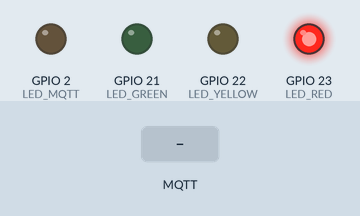
Bench run of a sketch on a simulated ESP32. On the bench: output pins drawn as LEDs (lit = HIGH). The inputs (shaded band) are chosen by the test bench. WiFi joins after 1.5 s; servers stay silent unless stated; uploads are accepted with an empty reply; random numbers use the default seed unless the sketch sets one; EEPROM starts erased; no MQTT or app messages arrive unless stated; what the sketch prints to the serial monitor is not drawn.

Above: at 13.7 s.
13.8 s: MQTT message "1" arrives on the first subscribed topic
At 15.2 s:
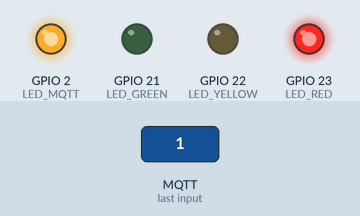
20.7 s: MQTT message "0" arrives on the first subscribed topic
At 22.3 s:
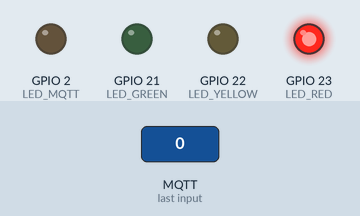
Timing chart, 0 to 23.5 s (numbered marks = the images above; inputs shaded):
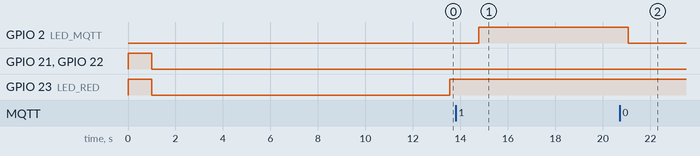

Measured:
- after the input at 13.8 s, GPIO 2 (LED_MQTT): LOW → HIGH after 0.97 s
- after the input at 20.7 s, GPIO 2 (LED_MQTT): HIGH → LOW after 0.36 s

The sketch:

CO2_LCA_RELE.ino
```cpp
// Inclusão das bibliotecas
#include <WiFi.h>
#include <PubSubClient.h>
#include <WiFiClientSecure.h>
#include <WebServer.h>
#include <Preferences.h>
#include <HTTPClient.h>
#include <ArduinoJson.h>

// Pinos para comunicação com o sensor de CO2
#define RXD2 16
#define TXD2 17

String ips[] = {"192.168.1.101", "192.168.1.102", "192.168.1.103"};
String ids[] = {"ESP_B8670D", "ESP_AF3FE7", "ESP_B2492D"};

String estados[] = {"off", "off", "off"};
String leitura_estados[] = {"off", "off", "off"};
String estados_atuais[] = {"off", "off", "off"};
String estados_anteriores[] = {"off", "off", "off"};

Preferences preferences;  // Armazena credenciais Wi-Fi na memória flash

// Configurações MQTT
const char* mqtt_server = "192.168.0.137";     // IP do Broker Mosquitto
const char* command_topic = "COMANDO-LCA";  //Tópico para leitura do sinal de comando
String publish_topic = "CO2-LCA";      //Tópico para envio dos dados obtidos
WiFiClientSecure espClient;
PubSubClient client(espClient); //mudou aqui


String ssid;
String password;


int CO2 = 0;
bool botao = false;  // Estado do botão via MQTT

// Definição dos pinos dos LEDs
#define LED_GREEN 21
#define LED_YELLOW 22
#define LED_RED 23
#define LED_MQTT 2  // LED controlado pelo MQTT

// Controle do tempo para substituir o delay
unsigned long previousLoopMillis = 0;
unsigned long previousSendMillis = 0;
unsigned long previusManualMillis = 0;

const long sendInterval = 10000;  // Intervalo de 5 segundos para enviar as mensagens
const long loopInterval = 2500;
const long manualInterval = 2*10000*60; //20minutos de modo manual

int histerese = 20;
int leiturasInvalidas = 0;
bool manual = false;
// Função para capturar os dados do sensor de CO₂
int gas_concentration_uart() {
  byte addArray[] = { 0xFF, 0x01, 0x86, 0x00, 0x00, 0x00, 0x00, 0x00, 0x79 };  //A leitura do nível é feita nestes endereços
  char dataValue[9];

  Serial2.write(addArray, 9);
  Serial2.readBytes(dataValue, 9);

  int resHigh = (int)dataValue[2];
  int resLow = (int)dataValue[3];
  return (resHigh * 256) + resLow;
}

// Função para processar mensagens recebidas do MQTT - Acionamento
void callback(char* topic, byte* payload, unsigned int length) {
  Serial.print("Mensagem recebida no tópico: ");
  Serial.println(topic);

  String message;
  for (unsigned int i = 0; i < length; i++) {
    message += (char)payload[i];
  }

  Serial.print("Mensagem: ");
  Serial.println(message);

  // Verifica o tópico COMANDO-SALA1 e altera o LED de acordo com a mensagem
  if (String(topic) == command_topic) {
    if (message == "1") {
      digitalWrite(LED_MQTT, HIGH);  // Liga o LED MQTT
      manual = true;
    } else if (message == "0") {
      digitalWrite(LED_MQTT, LOW);  // Desliga o LED MQTT
      manual = false;
    }
  }
}

// Função para conectar ao MQTT
void reconnect() { //mudou toda funcao
  Serial.print("Conectando ao broker MQTT seguro... ");
  String clientId = "ESP32Client-" + String(random(0xffff), HEX);
  if (client.connect(clientId.c_str(), "teste123", "Teste123")) {
    Serial.println("Conectado com sucesso!");
    client.subscribe(command_topic);
  } else {
    Serial.print("Falha. Código: ");
    Serial.print(client.state());
    Serial.println(" Tentando novamente em 2 segundos...");
    delay(2000);
    return;
  }
}

// Essa função permite a troca de rede wifi pela serial
// Quando ligar, tem 5s para reponder se quer ou não trocar a rede
// Se aceitar, é só enviar o nome da rede (SSID) e depois a senha
void changeWiFiCredentials() {
  Serial.println("\nTrocar rede padrão? (s/n) - Aguarde 5s para ignorar.");

  unsigned long startTime = millis();
  char resposta = '\0';

  // Espera por uma resposta ou timeout de 5 segundos
  while (millis() - startTime < 5000) {
    if (Serial.available()) {
      resposta = Serial.read();
      break;
    }
  }

  if (resposta != 's' && resposta != 'S') {
    Serial.println("Tempo expirado ou resposta inválida. Mantendo rede atual.");
    return;
  }

  // Limpa o buffer da serial para evitar leitura incorreta
  while (Serial.available()) {
    Serial.read();
  }

  Serial.println("Digite o novo SSID:");
  while (!Serial.available())
    ;
  String newSSID = Serial.readStringUntil('\n');
  newSSID.trim();


  Serial.println("Digite a nova senha:");
  while (!Serial.available())
    ;
  String newPassword = Serial.readStringUntil('\n');
  newPassword.trim();

  // Salvar novas credenciais na memória flash
  preferences.begin("wifi", false);
  preferences.putString("ssid", newSSID);
  preferences.putString("password", newPassword);
  preferences.end();

  Serial.println("Novas credenciais salvas! Reiniciando...");
  ESP.restart();
}

// Essa função faz a conexão com a rede wifi usando as informações guardadas na memória
void connectWiFi() {
  Serial.print("Conectando ao Wi-Fi: ");
  Serial.println(ssid);

  WiFi.begin(ssid.c_str(), password.c_str());

  unsigned long startAttemptTime = millis();
  while (WiFi.status() != WL_CONNECTED && millis() - startAttemptTime < 15000) {
    delay(500);
    Serial.print("...");
  }

  if (WiFi.status() == WL_CONNECTED) {
    Serial.println("\nConectado!");
    Serial.print("IP do ESP32: ");
    Serial.println(WiFi.localIP());
  } else {
    Serial.println("\nFalha ao conectar! Verifique as credenciais.");
  }
}
// Função para verificação do estado de um relé
void consultarEstadosSonoff() {
  for (int i = 0; i < 3; i++) {
    estados_anteriores[i]=estados_atuais[i];
    HTTPClient http;
    http.setTimeout(1000);
    String url = "http://" + ips[i] + ":8081/zeroconf/info";
    String body = "{\"deviceid\":\"" + ids[i] + "\",\"data\":{}}";

    http.begin(url);
    http.addHeader("Content-Type", "application/json");
    int httpCode = http.POST(body);

    if (httpCode >= 200 && httpCode < 300) {
      String resposta = http.getString();
      estados_atuais[i] = resposta.indexOf("\"switch\":\"on\"") != -1 ? "on" : "off";
      if (!manual && estados_atuais[i] != estados_anteriores[i] && estados[i] == estados_anteriores[i]) {
        manual = true;
        Serial.println("Acionamento manual detectado. Pausando automação.");
      }
    } else {
      Serial.println("Erro ao consultar relé: " + http.errorToString(httpCode));
    }

    http.end();
  }
}
// Função para enviar comandos aos relés
void enviarComandoSonoff(String ips[], String ids[], String estados[]) {
  for (int i = 0; i < 3; i++) {
    HTTPClient http;
    String url = "http://" + ips[i] + ":8081/zeroconf/switch";
    http.setTimeout(1000);
    http.setConnectTimeout(1000);
    http.begin(url);
    http.addHeader("Content-Type", "application/json");

    // Cria o JSON com ArduinoJson
    StaticJsonDocument<256> doc;
    doc["deviceid"] = ids[i];
    doc["data"]["switch"] = estados[i];

    // Serializa para uma string
    String body;
    serializeJson(doc, body);

    int httpCode = http.POST(body);

    if (httpCode > 0) {
      Serial.println("Comando enviado com sucesso para " + ids[i] + ": " + estados[i]);
      estados_anteriores[i]= estados[i];
    } else {
      Serial.println("Erro ao enviar comando para " + ids[i] + ": " + http.errorToString(httpCode));
    }

    http.end();
  }
}

bool leituraCO2Valida(int ppm) {
  return (ppm >= 250 && ppm <= 5000);  // Limites realistas do sensor
}

void publicarDadosMQTT(String estados[], int CO2) {
  // Publica valor de CO2
  client.publish((publish_topic + "/CO2").c_str(), String(CO2).c_str());

  // Publica estados dos exaustores
  client.publish((publish_topic + "/Exaustor1").c_str(), estados[0] == "on" ? "1" : "0");
  client.publish((publish_topic + "/Exaustor2").c_str(), estados[1] == "on" ? "1" : "0");
  client.publish((publish_topic + "/Exaustor3").c_str(), estados[2] == "on" ? "1" : "0");
}

void setLEDs(int verde, int amarelo, int vermelho) {
  digitalWrite(LED_GREEN, verde);
  digitalWrite(LED_YELLOW, amarelo);
  digitalWrite(LED_RED, vermelho);
}

void setup() {
  //Serial para comandos e visualização
  Serial.begin(115200);


  // Aguarda conexão com o terminal Serial por até 3 segundos
  unsigned long startTime = millis();
  bool serialConnected = false;
  while (millis() - startTime < 3000) {
    if (Serial) {
      serialConnected = true;
      break;
    }
  }

  //Serial para leitura de CO2
  Serial2.begin(9600, SERIAL_8N1, RXD2, TXD2);

  // Define todos os leds como saida
  pinMode(LED_GREEN, OUTPUT);
  pinMode(LED_YELLOW, OUTPUT);
  pinMode(LED_RED, OUTPUT);
  pinMode(LED_MQTT, OUTPUT);

  // Acende todos os LEDs no início
  setLEDs(1,1,1);
  // Aguarda 1 segundo
  delay(1000);
  // Apaga todos os LEDs
  setLEDs(0,0,0);

  // Recuperar credenciais Wi-Fi salvas
  preferences.begin("wifi", true);
  ssid = preferences.getString("ssid", "defaultSSID");
  password = preferences.getString("password", "defaultPassword");
  preferences.end();

  // Pergunta se deseja trocar a rede
  if (serialConnected) {
    changeWiFiCredentials();
  }

  // Conectar ao Wi-Fi
  connectWiFi();

  // Configurar MQTT
  client.setServer("2a7050fcee684f8ab8199d7997a90fa2.s1.eu.hivemq.cloud", 8883); //mudou aqui
  espClient.setInsecure();  // permite conexão TLS sem validar certificado

  client.setCallback(callback);
  // Conectar ao broker MQTT
  reconnect();

  delay(5000);  //aguarda mais 5 segundos para iniciar o processo
}

void loop() {
  unsigned long currentMillis = millis();
  if (WiFi.status() != WL_CONNECTED) {
    Serial.println("Wi-Fi caiu. Tentando reconectar...");
    connectWiFi();
    return;
  }

  if (!client.connected()) {
      reconnect();
  }
  client.loop(); // Mantém a conexão MQTT ativa

  // Loop para conexão e leitura
  if (currentMillis - previousLoopMillis >= loopInterval) {
    previousLoopMillis = currentMillis;
    // Captura a concentração de CO₂
    CO2 = gas_concentration_uart();
    // Esta verificação tenta ler o valor de CO2  vezes
    // Se os valores forem absurdos, ele reinicia
    // Caso contrário, reseta o contador e continua normal
    if (!leituraCO2Valida(CO2)) {
      leiturasInvalidas++;

      Serial.print("Leitura inválida de CO2: ");
      Serial.println(CO2);

      if (leiturasInvalidas >= 5) {
        Serial.println("Muitas leituras inválidas. Reiniciando ESP...");
        delay(2000);
        ESP.restart();  // reinicia o ESP32
      }

      return;  // ignora o resto do loop
    } else {
      leiturasInvalidas = 0;  // zera se uma leitura for boa
    }
    Serial.print("CO2: ");  // Envia o valor de CO2 para a Serial
    Serial.println(CO2);
    Serial.print("exaustores: ");  // Envia o valor de CO2 para a Serial
    Serial.println(estados[0] + estados[1] + estados[2]);
    Serial.print(manual);
    //server.handleClient();
  }

  // Loop de comando e envio de dados
  if (currentMillis - previousSendMillis >= sendInterval) {
    previousSendMillis = currentMillis;
    // Controle dos LEDs conforme os níveis de CO₂
    if (CO2 < 650){
      setLEDs(0,0,0);
      // Desliga todos os relés
      estados[0] = "off";
      estados[1] = "off";
      estados[2] = "off";

    } else if ((CO2 >= 650 + histerese) && (CO2 < 900)) {
      setLEDs(1,0,0);
      // Liga 1 relé
      estados[0] = "on";
      estados[1] = "off";
      estados[2] = "off";

    } else if ((CO2 >= 900 + histerese) && (CO2 < 1200)) {
      setLEDs(0,1,0);
      // Liga 2 relés
      estados[0] = "on";
      estados[1] = "on";
      estados[2] = "off";

    } else if ((CO2 > 1200 + histerese)) {
      setLEDs(0,0,1);
      // Liga os 3 relés
      estados[0] = "on";
      estados[1] = "on";
      estados[2] = "on";
    }
    publicarDadosMQTT(estados, CO2);
    consultarEstadosSonoff();
    if (!manual){
      enviarComandoSonoff(ips, ids, estados);}
  }

  //Loop para resetar o manual
  if (currentMillis - previusManualMillis >= manualInterval) {
    manual = false;
    previusManualMillis = millis();
  }

  //Envia comando aos solenoides

}
```
